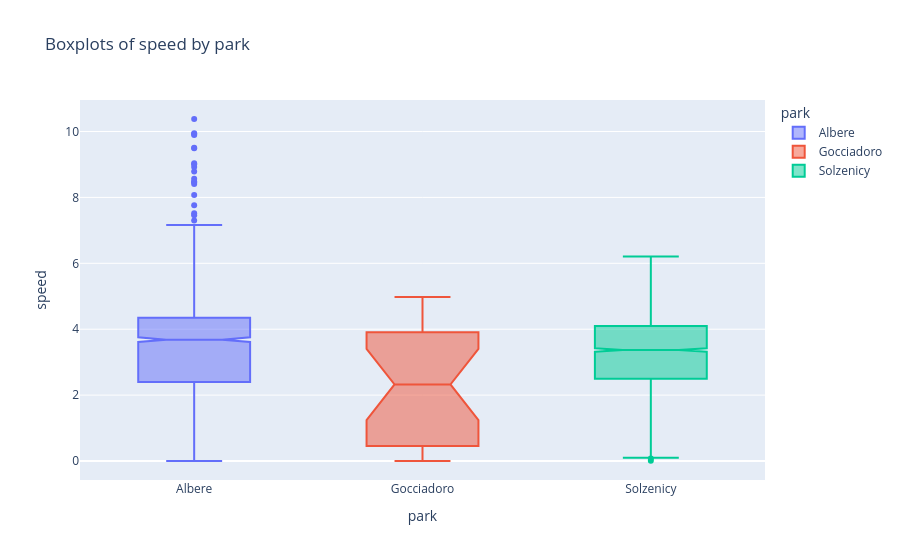

Notebook code for this chart:
### Code cell
# using the function defined in trips_within_parks
parks_speed_boxplots(parchi)

### Figure 1 — Plotly figure (JSON) as saved in the notebook; plotly's stock layout.template omitted (floating-point values rounded to 4 significant figures; data arrays with more than 128 entries replaced by an {"elided": "..."} marker saying what was removed)
{"data": [{"alignmentgroup": "True", "hovertemplate": "park=%{x}<br>speed=%{y}<extra></extra>", "legendgroup": "Albere", "marker": {"color": "#636efa"}, "name": "Albere", "notched": true, "offsetgroup": "Albere", "orientation": "v", "showlegend": true, "type": "box", "x": {"elided": "1834 str values"}, "x0": " ", "xaxis": "x", "y": {"elided": "1834 float values"}, "y0": " ", "yaxis": "y"}, {"alignmentgroup": "True", "hovertemplate": "park=%{x}<br>speed=%{y}<extra></extra>", "legendgroup": "Gocciadoro", "marker": {"color": "#EF553B"}, "name": "Gocciadoro", "notched": true, "offsetgroup": "Gocciadoro", "orientation": "v", "showlegend": true, "type": "box", "x": ["Gocciadoro", "Gocciadoro", "Gocciadoro", "Gocciadoro", "Gocciadoro", "Gocciadoro", "Gocciadoro", "Gocciadoro", "Gocciadoro", "Gocciadoro", "Gocciadoro", "Gocciadoro", "Gocciadoro", "Gocciadoro", "Gocciadoro", "Gocciadoro", "Gocciadoro", "Gocciadoro", "Gocciadoro", "Gocciadoro", "Gocciadoro", "Gocciadoro", "Gocciadoro", "Gocciadoro", "Gocciadoro"], "x0": " ", "xaxis": "x", "y": [4.712, 3.057, 1.468, 0.564, 2.199, 0.001077, 0.007811, 2.297, 3.92, 0.1456, 1.583, 1.917, 2.462, 3.901, 4.043, 3.023, 2.834, 2.324, 0.1354, 4.967, 0.1063, 0.1375, 2.608, 4.98, 4.635], "y0": " ", "yaxis": "y"}, {"alignmentgroup": "True", "hovertemplate": "park=%{x}<br>speed=%{y}<extra></extra>", "legendgroup": "Solzenicy", "marker": {"color": "#00cc96"}, "name": "Solzenicy", "notched": true, "offsetgroup": "Solzenicy", "orientation": "v", "showlegend": true, "type": "box", "x": {"elided": "2479 str values"}, "x0": " ", "xaxis": "x", "y": {"elided": "2479 float values"}, "y0": " ", "yaxis": "y"}], "layout": {"boxmode": "overlay", "legend": {"title": {"text": "park"}, "tracegroupgap": 0}, "title": {"text": "Boxplots of speed by park"}, "xaxis": {"anchor": "y", "categoryarray": ["Albere", "Gocciadoro", "Solzenicy"], "categoryorder": "array", "domain": [0, 1], "title": {"text": "park"}}, "yaxis": {"anchor": "x", "domain": [0, 1], "title": {"text": "speed"}}}}
